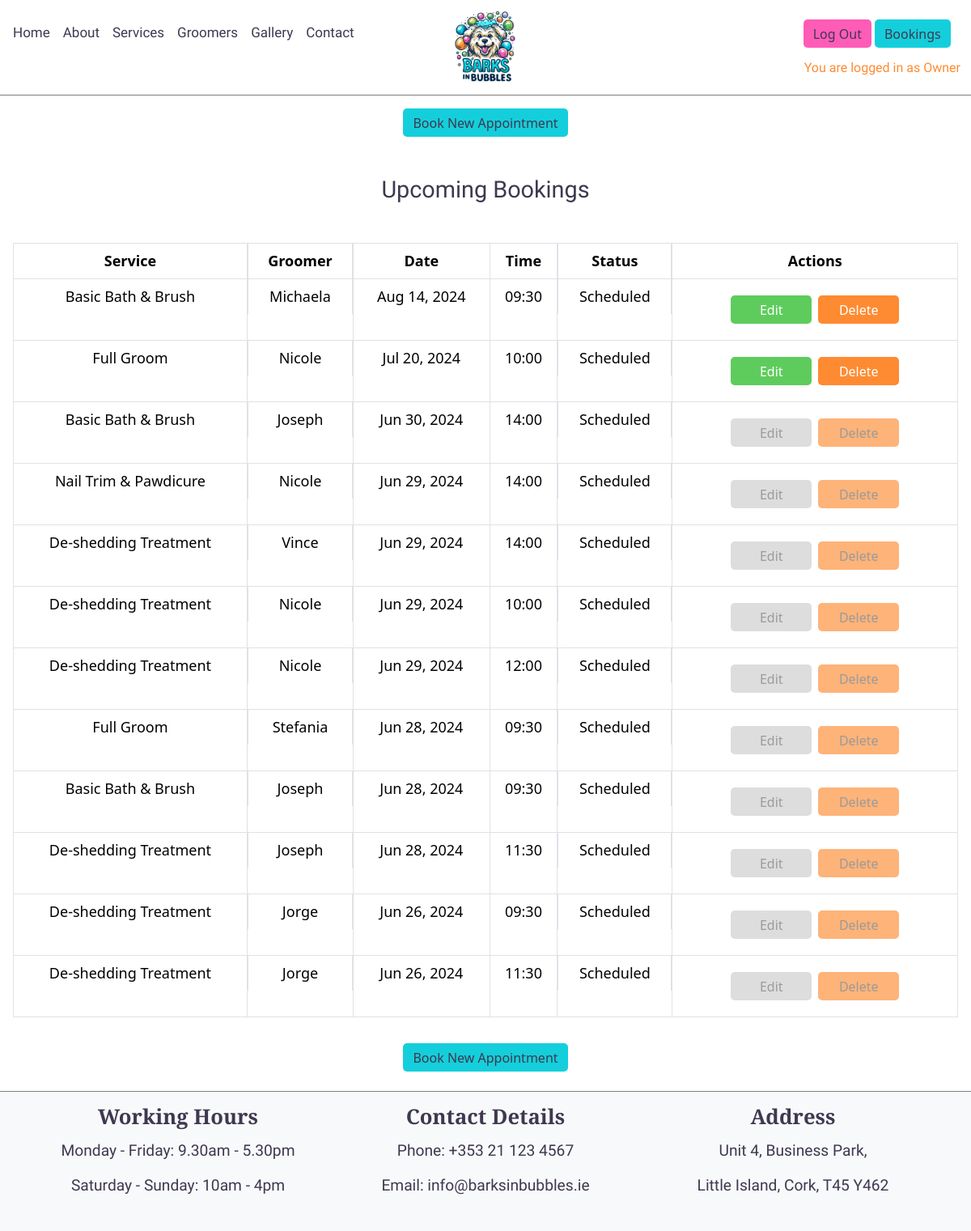
Before: /appointment/my-appointments/ (signed in) with the older database file.
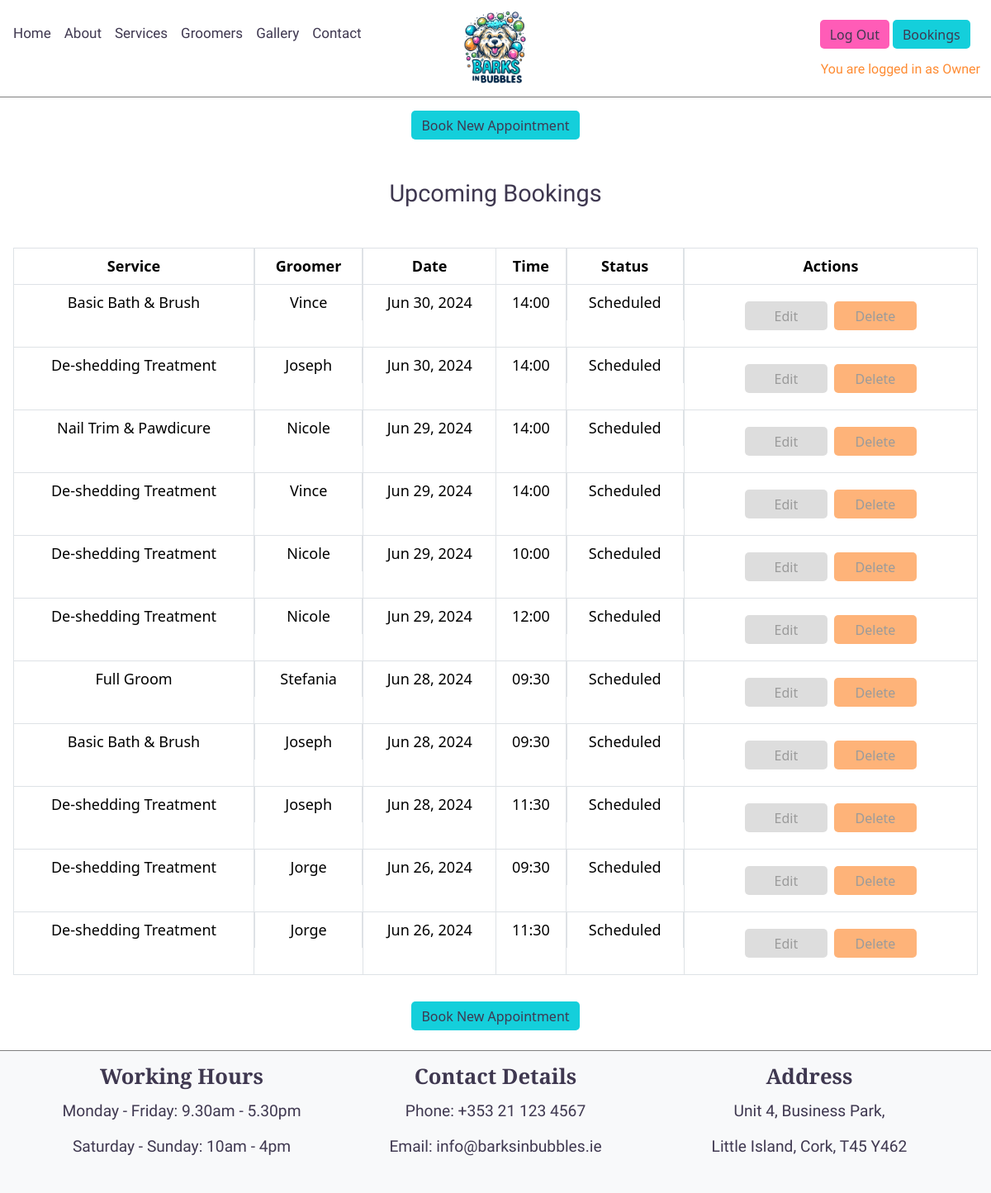
After: the same page with the newer database file.
### appointment/models.py (models this page shows, shortened)
class Appointment(models.Model):
    STATUS_CHOICES = [
        ('scheduled', 'Scheduled'),
        ('completed', 'Completed'),
        ('cancelled', 'Cancelled'),
    ]
    user = models.ForeignKey(User, on_delete=models.CASCADE)
    service = models.ForeignKey(Services, on_delete=models.CASCADE)
    groomer = models.ForeignKey(Groomers, on_delete=models.CASCADE)
    date = models.DateField(default=timezone.now)
    time = models.TimeField(default=time(9, 0))
    status = models.CharField(max_length=10,
                              choices=STATUS_CHOICES, default='scheduled')
    created_at = models.DateTimeField(auto_now_add=True)

### home/models.py (models this page shows, shortened)
class Services(models.Model):
    id = models.AutoField(primary_key=True)
    service_image = CloudinaryField('image', default='placeholder')
    name = models.CharField(max_length=200)
    description = models.TextField()
    price = models.DecimalField(max_digits=10, decimal_places=2)
    duration = models.DurationField()
    created_at = models.DateTimeField()
    position = models.PositiveIntegerField(default=0)
    class Meta:
        verbose_name_plural = "Services"
        ordering = ['position']
    """
    Convert duration (timedelta) to a string
    formatted as 'Xh Ym' representing hours and minutes.
    Source: https://stackoverflow.com/questions/2119472/
    convert-a-timedelta-to-days-hours-and-minutes
    """

### groomers/models.py (models this page shows, shortened)
class Groomers(models.Model):
    id = models.AutoField(primary_key=True)
    groomer_image = CloudinaryField('image', default='placeholder')
    name = models.CharField(max_length=200)
    description = models.TextField()
    updated_on = models.DateTimeField(auto_now=True)
    class Meta:
        verbose_name_plural = "Groomers"

### appointment/views.py (the view)
# urls.py: path('my-appointments/', my_appointments, name='my_appointments'),
def my_appointments(request):
    if request.user.is_authenticated:
        appointments = (
            Appointment.objects.filter(user=request.user).order_by('-date')
            )
        now = timezone.now()
        for appointment in appointments:
            appointment_datetime = datetime.datetime.combine(appointment.date, datetime.time())
            appointment_datetime = timezone.make_aware(appointment_datetime, timezone.get_current_timezone())
            appointment.can_edit_delete = (appointment_datetime - now).total_seconds() > 24 * 3600
        return render(request,
                      "appointment/my_appointments.html",
                      {'appointments': appointments})
    else:
        return redirect(reverse('account_login'))

### appointment/templates/appointment/my_appointments.html (shortened to what this page needs)
{% extends 'base.html' %}
{% load static %}
{% block content %}
    <div class="row justify-content-center mx-1">
        <div class="col-12">
            {% if user.is_authenticated and appointments %}
            <div class="d-flex flex-column align-items-center">
                <a href="{% url 'appointment' %}" class="btn btn-book mt-3 w-45">Book New Appointment</a>
            </div>
            <h1 class="text-center my-5">Upcoming Bookings</h1>
            <table class="table table-bordered text-center">
                <thead>
                    <tr>
                        <th>Service</th>
                        <th class="d-none d-lg-block">Groomer</th>
                        <th>Date</th>
                        <th>Time</th>
                        <th class="d-none d-lg-block">Status</th>
                        <th>Actions</th>
                    </tr>
                </thead>
                <tbody>
                    {% for appointment in appointments %} <tr>
                        <td>{{ appointment.service.name }}</td>
                        <td class="d-none d-lg-block">{{ appointment.groomer.name }}</td>
                        <td>{{ appointment.date|date:"M d, Y" }}</td>
                        <td>{{ appointment.time|time:"H:i" }}</td>
                        <td class="d-none d-lg-block">{{ appointment.get_status_display }}</td>
                        <td>
                            <div class="d-flex flex-column flex-md-row justify-content-center my-md-2 mx-3">
                                {% if appointment.can_edit_delete %}
                                <button class="btn btn-edit m-1" data-appointment-id="{{ appointment.id }}">Edit</button>
                                <button class="btn btn-delete m-1" data-appointment-id="{{ appointment.id }}">Delete</button>
                                {% else %}
                                <button class="btn btn-edit m-1" disabled>Edit</button>
                                <button class="btn btn-delete m-1" disabled>Delete</button>
                                {% endif %}
                            </div>
                        </td>
                    </tr>
                    {% endfor %}
                </tbody>
            </table>
            <div class="d-flex flex-column align-items-center">
                <a href="{% url 'appointment' %}" class="btn btn-book mt-3 w-45 mb-4">Book New Appointment</a>
            </div>
            {% endif %}
        </div>
    </div>
{% endblock %}

### templates/base.html (shortened to what this page needs)
{% load static %}
{% url 'home' as home_url %}
{% url 'gallery' as gallery_url %}
{% url 'contact' as contact_url %}
{% url 'groomers' as groomers_url %}
{% url 'account_login' as login_url %}
{% url 'account_signup' as signup_url %}
{% url 'account_logout' as logout_url %}
<!DOCTYPE html>
<html lang="en">
    <head>
        <link href="https://cdn.jsdelivr.net/npm/bootstrap@5.3.3/dist/css/bootstrap.min.css" rel="stylesheet"
>
        <link rel="stylesheet" href="{% static 'css/style.css' %}">
    </head>
    <body class="d-flex flex-column min-vh-100">
        <header class=" navbar-light bg-white pt-2 pb-3 sticky-top">
            <div class="d-flex justify-content-between align-items-start">
                <nav class="navbar navbar-expand-lg navbar-light mt-lg-1 px-3 px-lg-2 pb-0">
                    <div class="collapse navbar-collapse" id="navbarText">
                        <ul class="navbar-nav me-auto pl-3">
                            <li class="nav-item">
                                <a class="nav-link {% if request.path == home_url %}active" aria-current="page{% endif %}"
                                href="{% url 'home' %}">Home</a>
                            </li>
                            <li class="nav-item">
                                <a class="nav-link" href="{% url 'home' %}#about">About</a>
                            </li>
                            <li class="nav-item">
                                <a class="nav-link" href="{% url 'home' %}#services">Services</a>
                            </li>
                            <li class="nav-item">
                                <a class="nav-link {% if request.path == groomers_url %}active" aria-current="page{% endif %}"
                            href="{% url 'groomers' %}">Groomers</a>
                            </li>
                            <li class="nav-item">
                                <a class="nav-link {% if request.path == gallery_url %}active" aria-current="page{% endif %}"
                            href="{% url 'gallery' %}">Gallery</a>
                            </li>
                            <li class="nav-item">
                                <a class="nav-link {% if request.path == contact_url %}active" aria-current="page{% endif %}"
                                href="{% url 'contact' %}">Contact</a>
                            </li>
                        </ul>
                    </div>
                </nav>
                <div class="logo-container">
                    <a class="navbar-brand mx-3" href="{% url 'home' %}">
                        <img src="{% static 'images/logo/logo-barks-in-bubbles.webp' %}" alt="Barks in Bubbles Logo" class="img-logo" style="max-height: 100px;">
                    </a>
                </div>
                <div class="d-flex flex-column align-items-start my-0 my-md-3 my-lg-0">
                    <div class="header-buttons d-flex flex-column flex-md-row my-md-2 mx-1">
                        {% if user.is_authenticated %}
                        <a href="{% url 'account_logout' %}" class="btn btn-logout me-1 mt-2 {% if request.path == logout_url %}active{% endif %}" aria-current="page">Log Out</a>
                        <a href="{% url 'my_appointments' %}" class="btn btn-appointments me-1 mt-2">Bookings</a>
                        {% endif %}
                    </div>
                    <div class="auth d-none d-lg-block">
                        {% if user.is_authenticated %}
                        <p class="auth text-end fs-6 my-0 me-2">You are logged in as {{ user }}</p>
                        {% else %}
                        <p class="auth text-end fs-6 my-0 me-4">You are not logged in</p>
                        {% endif %}
                    </div>
                </div>
            </div>
        </header>
        <main>
            {% block content %}{% endblock content %}
        </main>
        <footer class="footer mt-auto py-3 bg-light">
            <div class="container text-center">
                <div class="row">
                    <div class="col-12 col-lg-4 mb-3 mb-md-0">
                        <h5 class="fw-bold">Working Hours</h5>
                        <p class="mb-1">Monday - Friday: 9.30am - 5.30pm</p>
                        <p class="mb-1">Saturday - Sunday: 10am - 4pm</p>
                    </div>
                    <div class="col-12 col-sm-6 col-lg-4 mb-3 mb-md-0">
                        <h5 class="fw-bold">Contact Details</h5>
                        <p class="mb-1">Phone: +353 21 123 4567</p>
                        <p class="mb-1">Email: info@barksinbubbles.ie</p>
                    </div>
                    <div class="col-12 col-sm-6 col-lg-4 mb-3 mb-md-0">
                        <h5 class="fw-bold">Address</h5>
                        <p class="mb-1">Unit 4, Business Park,</p>
                        <p class="mb-1">Little Island, Cork, T45 Y462</p>
                    </div>
                </div>
            </div>
        </footer>
    </body>
</html>

### static/css/style.css (style rules this page uses)
body { background-color: #ffff; }
h1 { font-family: "Righteous", sans-serif !important; font-size: 150% !important; color: #3f3850 }
h5, h6 { font-family: "Cormorant Upright", sans-serif !important; font-size: 160% !important; color: #3f3850 }
p { font-family: "Khula", sans-serif !important; font-size: 120% !important; padding: 5px; color: #3f3850; }
header { border-bottom: 1px solid grey; }
.nav-link { color: #3f3850 !important; font-size: 17px; font-family: "Righteous", sans-serif !important; }
.logo-container { position: absolute; left: 50%; transform: translateX(-50%); max-height: 100px; }
.btn { height: 35px; border-radius: 5px; border: none; }
.btn-book, .btn-appointments { background-color: #14cfdb !important; color: #3f3850; border: none; }
.btn-logout { background-color: #ff5cb7 !important; color: #3f3850; }
.auth { color: #fe8b32 !important; }
footer { border-top: 1px solid grey; }
.sign-out, .btn-delete, .btn-back { background-color: #fe8b32 !important; width: 100px; color: #ffffff; border: none; }
.btn-contact, .btn-appointment, .btn-edit { background-color: #5ecc5c; width: 100px; color: #ffffff; border: none; }
.btn:disabled, .btn[disabled] { background-color: #cccccc; color: #666666; cursor: not-allowed; border: none; }
.btn-delete:disabled, .btn-delete[disabled] { background-color: #cccccc; }
@media screen and (min-width: 320px) { html { scroll-padding-top: 260px; } }
@media screen and (min-width: 320px) { h1 { font-family: "Righteous", sans-serif !important; font-size: 180% !important; } }
@media screen and (min-width: 320px) { table { font-size: 12px !important; } }
@media screen and (min-width: 576px) { html { scroll-padding-top: 150px; } }
@media screen and (min-width: 576px) { table { font-size: 16px !important; } }
@media screen and (min-width: 992px) { html { scroll-padding-top: 145px; } }
@media screen and (min-width: 992px) { table { font-size: 18px !important; } }

Changed rows visible on the page:
removed Appointment: service.name "Basic Bath & Brush", groomer.name "Michaela", date "Aug 14, 2024", time "09:30", status "Scheduled"
removed Appointment: service.name "Full Groom", groomer.name "Nicole", date "Jul 20, 2024", time "10:00", status "Scheduled"
changed Appointment (number 1 of 11 on the later page): groomer.name "Joseph" → "Vince"
added Appointment: service.name "De-shedding Treatment", groomer.name "Joseph", date "Jun 30, 2024", time "14:00", status "Scheduled", shows "Edit"
